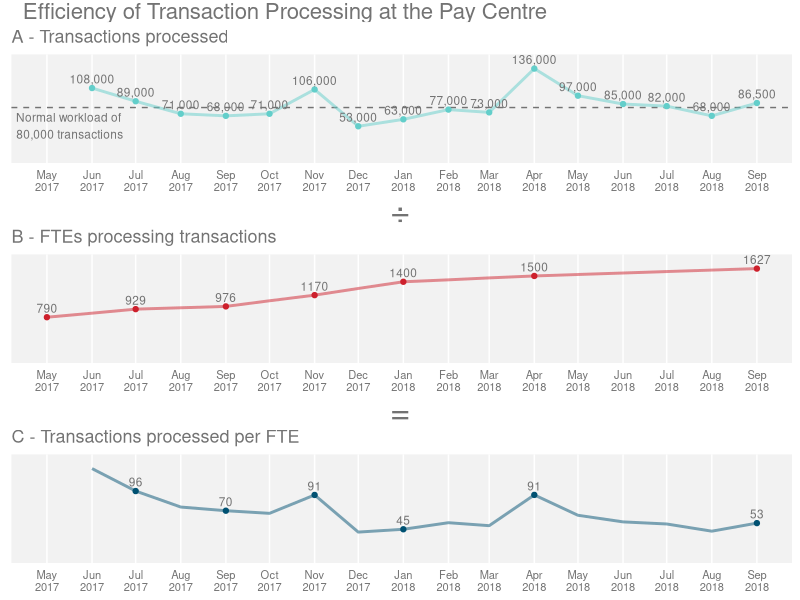
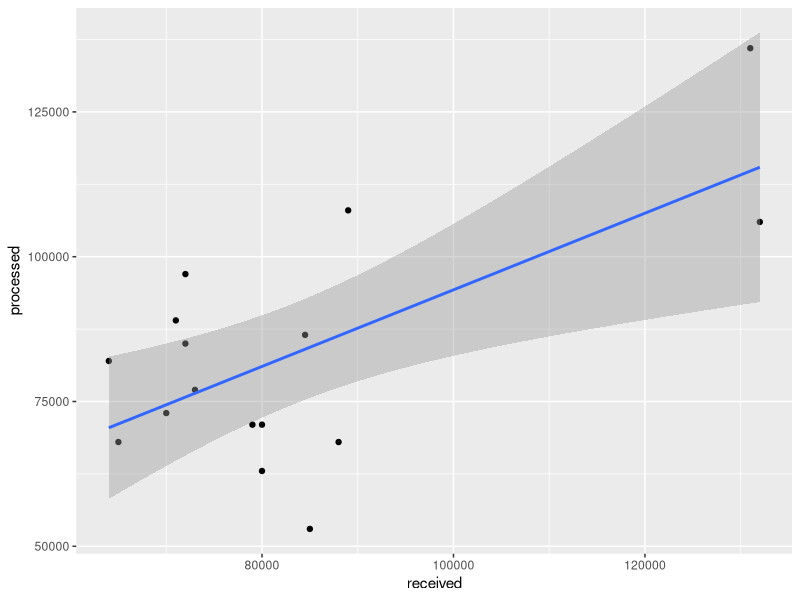

Here is the R script that generated these plots, in order:
## ---- chunk 1
# Load libraries
library(dplyr)
library(tidyr)
library(ggplot2)
library(readxl)
library(grid)
library(gridExtra)
library(cowplot)
library(scales)

theme_TBS <- function(textSize = 8) {
  theme(
    plot.title = element_text(size = textSize*1.618, hjust = 0, colour = "grey45", face = "plain"),
    plot.subtitle = element_text(face = "plain", size = textSize, colour = "grey45"),
    plot.caption = element_text(face = "italic", size = textSize-1, colour = "grey45"),
    #axis.title.x = element_text(size = textSize, colour = "grey45"),
    axis.title = element_blank(),
    axis.text.x = element_text(angle = 0, size = textSize, colour = "grey45", 
                               inherit.blank = FALSE),
    #axis.text.y = element_text(angle = 0, size = textSize-2, colour = "grey45", 
    #                           inherit.blank = FALSE),
    axis.text.y = element_blank(),
    axis.ticks.x = element_blank(),
    axis.ticks.y = element_blank(),
    panel.background = element_rect(fill = "grey95"),
    panel.grid = element_blank(),
    panel.grid.major.x = element_line(colour = "white"),
    panel.spacing.y = unit(2, "mm"),
    panel.spacing.x = unit(1, "mm"),
    strip.text.y = element_text(angle = 0, size = textSize, colour = "grey45", 
                                inherit.blank = FALSE),
    strip.text.x = element_text(angle = 180, size = textSize, colour = "grey45", 
                                inherit.blank = FALSE),
    strip.background = element_blank(),
    legend.position = "bottom",
    legend.text = element_text(size = textSize, colour = "grey45"),
    legend.title = element_blank(),
    axis.line = element_blank()
  )
}

title_theme <- calc_element("plot.title", theme_TBS())



# Read data and create pay dataframe
pay.df <- read_xlsx("datasets//dashboard_data.xlsx")

# Remove line breay from date, add day (the 15th) and transfrom into a date object
pay.df$month <- gsub("\r?\n|\r", " ", pay.df$month)
pay.df$month <- as.Date(paste0("01 ", pay.df$month), "%d %B %Y")

# Select columns and create Efficiency column (Processed transactions / Staff)
pay.df <- pay.df %>%
  select(month, backlog, received, processed, staff, staff_imp) %>%
  mutate(efficiency = processed / staff) %>%
  mutate(efficiency_imp = processed / staff_imp)
  
# Set colours
processed.clr <- "#63CECA"
staff.clr <- "#CD202C"
efficiency.clr <- "#005172"

# Create a graph of transactions processed by month.
# Add a dashed line indicating the "regular workload" of 80,000 cases per month
plot1 <- ggplot(pay.df, aes(x = month, y = processed, group = processed)) +
  labs(title = "A - Transactions processed") +
  xlab("Month") +
  scale_y_continuous(limits = c(0,NA), labels = comma, expand = expand_scale(mult = c(0,.15))) +
  scale_x_date(date_breaks = "1 month", date_labels = "%b\n%Y") +
  #geom_bar(stat = "identity", aes(y = processed)) +
  geom_hline(yintercept = 80000, linetype = 2, colour = "grey45") +
  geom_path(aes(group=1), size = 1, colour = processed.clr, alpha = 0.5) +
  geom_point(colour = processed.clr) +
  geom_text(vjust = -0.5, size = 3, colour = "grey45", aes(y = processed, label = comma(processed))) +
  annotate("text", hjust = 0.3, vjust = 1.2, size = 3, colour = "grey45",
           y = 80000, 
           x = as.Date("2017-05-02"), 
           label = "Normal workload of \n80,000 transactions") +
  theme_TBS()

# Create a graph of staff levels per month.
# Values are not available for every month.
# Some have been imputed using a simple linear function.
plot2 <- ggplot(pay.df, aes(x = month, y = staff_imp, group = staff)) +
  labs(title = "B - FTEs processing transactions") +
  xlab("Month") +
  scale_y_continuous(limits = c(0,NA), expand = expand_scale(mult = c(0,.15))) +
  scale_x_date(date_breaks = "1 month", date_labels = "%b\n%Y") +
  geom_path(aes(group=1), size = 1, colour = staff.clr, alpha = 0.5) +
  geom_point(aes(y = staff), colour = staff.clr) + 
  geom_text(vjust = -0.5, size = 3, colour = "grey45", aes(y = staff, label = round(staff,0))) +
  theme_TBS()

# Create a graph of transactions per staff (efficiency) by month
plot3 <- ggplot(pay.df, aes(x = month, y = efficiency_imp, group = efficiency_imp)) +
  labs(title = "C - Transactions processed per FTE") +
  xlab("Month") +
  scale_y_continuous(limits = c(0,NA), expand = expand_scale(mult = c(0,.15))) +
  scale_x_date(date_breaks = "1 month", date_labels = "%b\n%Y") +
  geom_path(aes(group=1), size = 1, colour = efficiency.clr, alpha = 0.5) +
  geom_point(aes(y = efficiency), colour = efficiency.clr) +
  geom_text(vjust = -0.5, size = 3, colour = "grey45", aes(y = efficiency, label = round(efficiency,0))) +
  theme_TBS()

title.grb <- textGrob("Efficiency of Transaction Processing at the Pay Centre", hjust = 0.72, gp=gpar(fontsize=16, col ="grey45"))
divide.grb <- textGrob("÷",gp=gpar(fontsize=24, col ="grey45"))
equals.grb <- textGrob("=",gp=gpar(fontsize=24, col ="grey45"))

#payplots <- grid.arrange(plot1, plot2, plot3, nrow=3)

payplots <- plot_grid(title.grb, plot1, divide.grb, plot2, equals.grb, plot3, #labels = c("","a","","b","","c"),
                      align = "v", nrow = 6, rel_heights = c(1, 8, 1, 8, 1, 8))

#save_plot(plot = payplots, "Monthly Transaction Processing Efficiency.pdf", width = 8, height = 6)
#ggsave(plot = payplots, "Monthly Transaction Processing Efficiency.pdf", width = 8, height = 6)


payplots
## ---- chunk 2
# Create a scatterplot graphing processed vs received transactions.
# Why do we tend to see more transactions processed when more are received?
plot4 <- ggplot(pay.df, aes(x = received, y = processed)) +
  geom_point() +
  geom_smooth(method=lm)

res <- cor.test(pay.df$received, pay.df$processed, 
                    method = "pearson")
res

plot4
